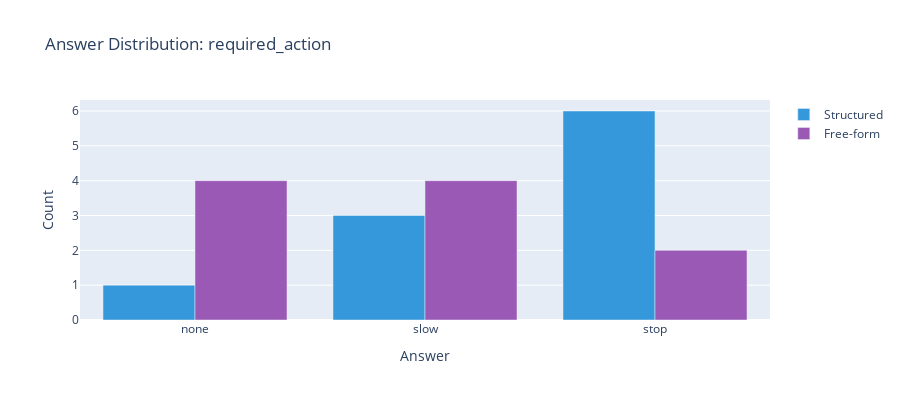

Notebook source saved alongside this figure:
### Code cell
# Visualization: Answer Distribution
structured_counts = df_exp2["structured"].value_counts()
freeform_counts = df_exp2["freeform"].value_counts()

all_answers = sorted(set(list(structured_counts.index) + list(freeform_counts.index)))

fig = go.Figure()
fig.add_trace(go.Bar(
    x=all_answers,
    y=[structured_counts.get(a, 0) for a in all_answers],
    name="Structured",
    marker_color="#3498db",
))
fig.add_trace(go.Bar(
    x=all_answers,
    y=[freeform_counts.get(a, 0) for a in all_answers],
    name="Free-form",
    marker_color="#9b59b6",
))

fig.update_layout(
    title=f"Answer Distribution: {KEY}",
    xaxis_title="Answer",
    yaxis_title="Count",
    barmode="group",
    height=400,
)
fig.show()

### Figure 1 — Plotly figure (JSON) as saved in the notebook; plotly's stock layout.template omitted (floating-point values rounded to 4 significant figures)
{"data": [{"marker": {"color": "#3498db"}, "name": "Structured", "x": ["none", "slow", "stop"], "y": [1, 3, 6], "type": "bar"}, {"marker": {"color": "#9b59b6"}, "name": "Free-form", "x": ["none", "slow", "stop"], "y": [4, 4, 2], "type": "bar"}], "layout": {"title": {"text": "Answer Distribution: required_action"}, "xaxis": {"title": {"text": "Answer"}}, "yaxis": {"title": {"text": "Count"}}, "barmode": "group", "height": 400}}
